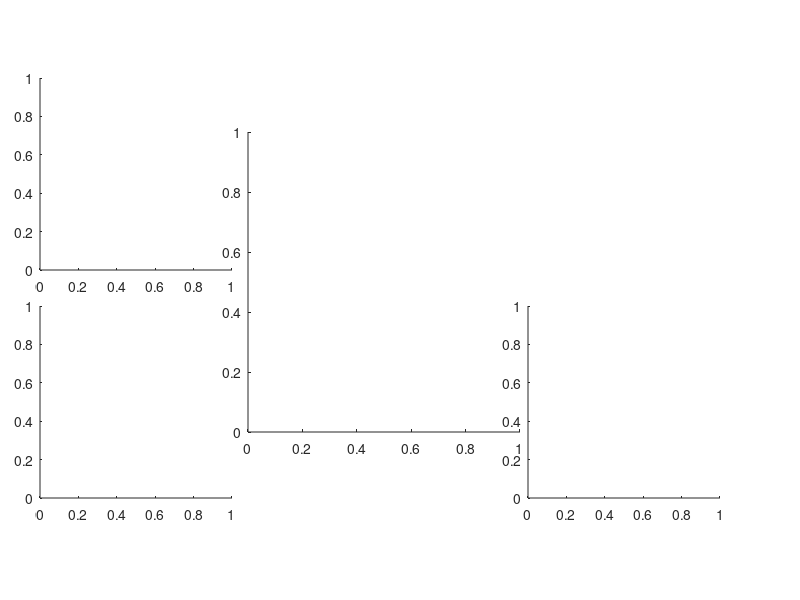

Write the MATLAB code that produced this figure. (Note: this script raises an error after producing the figure.)

clear all
data_folder=pwd;
p=99;
CIFcn = @(x,p)prctile(x,abs([0,100]-(100-p)/2));

figure('Position',[100 100 1200 700])
ax1=subplot('Position',[0.05 0.17  0.24 0.32]);
ax2=subplot('Position',[0.05 0.55  0.24 0.32]);
ax3=subplot('Position',[0.31 0.28  0.34 0.5]);
ax4=subplot('Position',[0.66 0.17  0.24 0.32]);

load('coords_SPK.mat');
coords=[coord_MI_PMd ; coord_PMv];

aux=dir(strcat(data_folder,'\**\','W_ICA_SPK121001.mat'));
full_w2load=strcat(aux.folder,'\',aux.name);
load(full_w2load); 

comps=[5 101 20 3 13 16 4]; 
W_1=W(comps,:);

s1=5;

PMd=[6 56 13 91 21 14 64 24,...
            9 55 19 92 62 16 61 26,...
           17 89 54 10 60 20 63 28,...
           15 90 52 12 59 27 96 30,...
           50 8 58 23 94 29 18 32,...
           46 11 57 25 93 31 22 95];

MI=[5 48 42 44 51 53 87 88,...
    40 43 47 49 86 85 4 7,...
    45 82 84 83 3 34 36 38,...
    81 2 1 33 35 37 39 41,...
    66 68 70 72 74 76 78 80,...
    65 67 69 71 73 75 77 79];

W_PMv=mean(abs(W_1(s1,97:192)));
W_PMd=mean(abs(W_1(s1,PMd)));
W_MI=mean(abs(W_1(s1,MI)));

for k=1:100000
    v=randperm(192);
    W_s=W_1(:,v);
    W_PMv_mc(k)=mean(abs(W_s(s1,97:192)));
    W_PMd_mc(k)=mean(abs(W_s(s1,PMd)));
    W_MI_mc(k)=mean(abs(W_s(s1,MI)));
end

    CI = CIFcn(W_PMv_mc,p);
    li_PMv=CI(1);
    lu_PMv=CI(2);

    CI = CIFcn(W_PMd_mc,p);
    li_PMd=CI(1);
    lu_PMd=CI(2);
    
	CI = CIFcn(W_MI_mc,p);
	li_MI=CI(1);
    lu_MI=CI(2);

%% Plot PMv
N=80;
axes(ax1)
CT=cbrewer('seq', 'OrRd', N);
[counts, bins]=hist(W_PMv_mc,N);
hold on;
xlim([0.0055 0.015])
ylim([0 4500 ])
xticks([])
yticks([])
axis off
for k=1:N
    c=k;
    bar(bins(k),counts(k),0.0068/50,'FaceColor',CT(c,:),'EdgeColor',[214/255 126/255 44/255])
end
%set(gca,'view',[0 -90])
xline(W_PMv,'color','g','LineWidth',3);
xline(li_PMv,'--b','Linewidth',2,'HandleVisibility','off');
xline(lu_PMv,'--b','Linewidth',2);
text (li_PMv,-5,'')
%% Plot PMd
axes(ax2)
CT=cbrewer('seq', 'OrRd', N);
[counts, bins]=hist(W_PMd_mc,N);
hold on;
xlim([0.0029 0.0188])
ylim([0 4500 ])
xticks([])
yticks([])
axis off

for k=1:N
    c=k;
    bar(bins(k),counts(k),0.0068/28,'FaceColor',CT(c,:),'EdgeColor',[214/255 126/255 44/255])
end
%set(gca,'view',[0 -90])
xline(W_PMd,'color','g','LineWidth',3);
xline(li_PMd,'--b','Linewidth',2,'HandleVisibility','off');
xline(lu_PMd,'--b','Linewidth',2);

%% Plot MI
axes(ax4)
%CT=cbrewer('div', 'RdGy', 110);
CT=cbrewer('seq', 'OrRd', N);
[counts, bins]=hist(W_MI_mc,N);
hold on;
xlim([0.0032 0.021 ])
ylim([0 4500 ])
xticks([])
yticks([])
axis off
for k=1:N
    c=k;
    bar(bins(k),counts(k),0.0068/28,'FaceColor',CT(c,:),'EdgeColor',[214/255 126/255 44/255])
end
%set(gca,'view',[0 -90])
xline(W_MI,'color','g','LineWidth',3);
xline(li_MI,'--b','Linewidth',2,'HandleVisibility','off');
xline(lu_MI,'--b','Linewidth',2);

%% PLot Map
axes(ax3)
aux_comp=abs(W_1(s1,:));
aux_comp_norm=(aux_comp-min(aux_comp))/(max(aux_comp)-min(aux_comp));
scatter(coords(:,1),coords(:,2),70,aux_comp_norm,'filled')
set(gca,'View', [0,-90]);
%text (300,600,'IC-1','Color','red','Fontsize',13,'FontWeight','bold');
text (30,1050,'PMv')
text (750,780,'MI')
text (530,150,'PMd')
axis off
